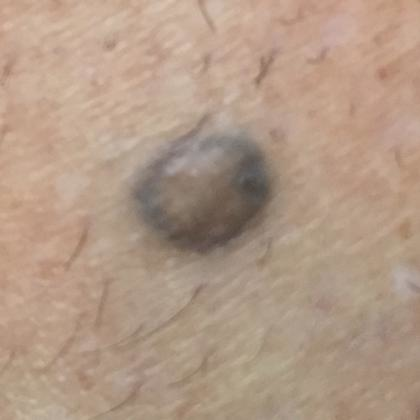
#> input picture test_im.png, 420 x 420 px
$ jupyter execute pxl_classification_tester.ipynb
#> lines starting #> are read from the running program, lines starting #| are printed output that depends on the picture; after the words box and inside, x2 and y2 are one past the last pixel; in counts of white or black regions, pixels touching at a corner belong together
[cell 1]
import numpy as np
import matplotlib.pyplot as plt
from skimage.color import rgb2gray
from skimage.transform import resize

[cell 2]
def prep_im(im_id):

#> called with im_id = 'test_im.png'
    im = plt.imread(im_id)
#> im is the input picture: shape (420, 420, 3) float32; mean R, G, B 0.699, 0.602, 0.528
    im = resize(im, (im.shape[0] // 4, im.shape[1] // 4), anti_aliasing=True)
#> im: shape (105, 105, 3) float32

    return im

im = prep_im('test_im.png')
plt.imshow(im)

[cell 3]
mask = im[:, :, 2] * 265 < 130
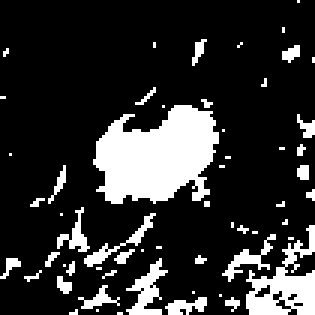
#> mask: shape (105, 105) bool (shown 3 times larger); 18.4% white; 58 white regions (44 under 20 px), largest, box (x1, y1, x2, y2) and area: (31, 35, 73, 68) 962, (82, 75, 105, 105) 323, (42, 86, 56, 105) 113
plt.imshow(mask, cmap='gray')
